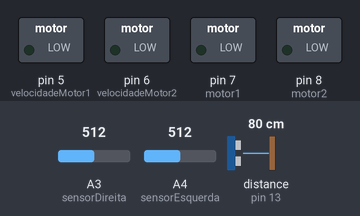
The sketch below on a simulated Arduino Uno, built with avr-gcc and run on an emulated ATmega328P. Parts: switched loads named in the sketch (green lamp = pin HIGH). Dashed ring = blinking. The inputs (shaded band) are chosen by the test bench; at power-on: A3 (sensorDireita) = 512, distance to the obstacle (sensor on pin 13) 80 cm, A4 (sensorEsquerda) = 512. The echo pulse lasts 58.3 µs per cm; pins used as bus, display or sensor lines are not drawn.

Above: at 1.2 s.
1.3 s: A3 (sensorDireita) set to 733
2.8 s: A3 (sensorDireita) set to 765
At 4.0 s:
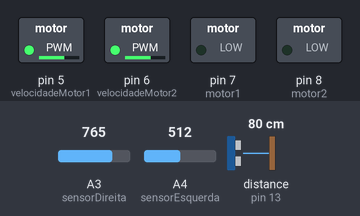
4.3 s: distance to the obstacle (sensor on pin 13) set to 250 cm
At 5.8 s:
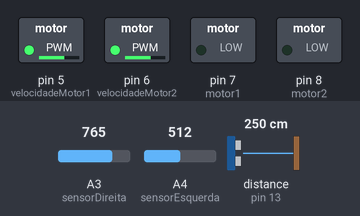
7.4 s: A4 (sensorEsquerda) set to 900
At 8.4 s:
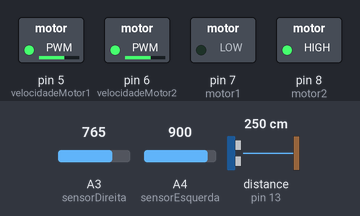
10.5 s: distance to the obstacle (sensor on pin 13) set to 299 cm
At 10.78 s:
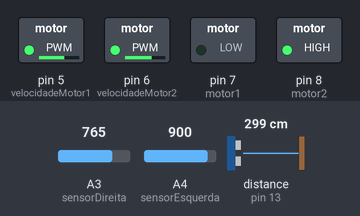
13.6 s: A4 (sensorEsquerda) set to 716
At 14.8 s:
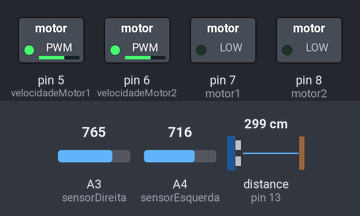
Timing chart, 0 to 17.7 s (numbered marks = the images above; inputs shaded):
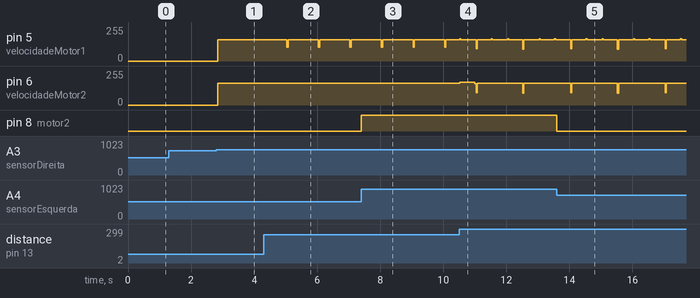

Measured:
- the behaviour switches between 750 and 751 on A3 (sensorDireita) (found by bisection; images 0 and 1)
- after the input at 1.3 s, every drawn part: stays the same
- after the input at 2.8 s, pin 5 (velocidadeMotor1): 0/255 → 161/255 at once; pin 6 (velocidadeMotor2): 0/255 → 163/255 at once
- after the input at 4.3 s, pin 5 (velocidadeMotor1): alternates 161/255 for 0.96 s and 103/255 for 0.04 s, starting after 0.74 s
- after the input at 7.4 s, pin 8 (motor2): LOW → HIGH at once
- after the input at 10.5 s, pin 6 (velocidadeMotor2): 163/255 → 169/255 at once, → 164/255 0.48 s later
- after the input at 13.6 s, pin 8 (motor2): HIGH → LOW at once

The sketch:

seguidor.ino
```cpp
//Inclui bibliotecas
#include <Ultrasonic.h>
#include <TimerOne.h>

//Define os pinos de controle do sensor ultrassonico
#define echoPino 13
#define triggerPino 12
Ultrasonic ultrasonico(12,13);

//Pinos de controle de velocidade do motor no shield recebe valores de 0 a 255
int velocidadeMotor1 = 5;
int velocidadeMotor2 = 6;

//Pinos de controle de sentido da rotação do motor recebe LOW ou HIGH
int motor1 = 7;
int motor2 = 8;

//Pinos analógicos onde os sensores de refletância estão conectados
int sensorDireita = A3;
int sensorEsquerda = A4;

//Variáveis que recebem os valores vindos dos sensores
int valorSensorDireita = 0;
int valorSensorEsquerda = 0;

//Valor médio definido para diferenciar a cor da linha
int valorMedio = 750;

//Armazena valor da distancia de um obstaculo
int distancia = 99;

//Variaveis de controle do metodo de detectar obstaculo
int contador = 0;
int obstaculo = 0;

void setup() {
  //Define se os pinos seráo de saida ou entrada de dados
  pinMode(velocidadeMotor1, OUTPUT);
  pinMode(velocidadeMotor2, OUTPUT);
  pinMode(motor1, OUTPUT);
  pinMode(motor2, OUTPUT);
  pinMode(echoPino, INPUT);
  pinMode(triggerPino, OUTPUT);

  /*Define um tempo especifico para chamar uma função
   *Define a função a ser chamada no tempo definido
  */
  Timer1.initialize(500000);
  Timer1.attachInterrupt(detectarObstaculo);
}
void loop() {
  /*Checa se existe obstaculo a menos de  5 centimetros*/
  if(distancia<21){
    /*Encontrou obstaculo*/
    obstaculo = 1;
    /*Para os motores por 10 segundos*/
    analogWrite (velocidadeMotor1, 0);
    analogWrite (velocidadeMotor2, 0);
    delay(10000);
  }else{
     /*Lê os valores dos sensores de refletância*/
     valorSensorDireita = analogRead(sensorDireita);
     valorSensorEsquerda = analogRead(sensorEsquerda);
     analogWrite (velocidadeMotor1, 0);
     analogWrite (velocidadeMotor2, 0);
     /*Quando ambos os sensores estiverem na linha
     * as rodas giram em sentidos opostos para direcionar o carro para frente
     */
     if((valorSensorDireita>valorMedio)&&(valorSensorEsquerda>valorMedio)){
       analogWrite (velocidadeMotor1, 175);
       analogWrite (velocidadeMotor2, 175);
       digitalWrite(motor1,LOW);
       digitalWrite(motor2,HIGH);
     }
     /*Quando um dos sensores estiver fora linha
     * as rodas giram em sentidos iguais para realizar uma curva
     */
     if((valorSensorDireita>valorMedio)&&(valorSensorEsquerda<valorMedio)){
       analogWrite (velocidadeMotor1, 175);
       analogWrite (velocidadeMotor2, 175);
       digitalWrite(motor1,LOW);
       digitalWrite(motor2,LOW);
     }
     /*Quando um dos sensores estiver fora linha
     * as rodas giram em sentidos iguais para realizar uma curva
     */
     if((valorSensorDireita<valorMedio)&&(valorSensorEsquerda>valorMedio)){
        analogWrite (velocidadeMotor1, 175);
        analogWrite (velocidadeMotor2, 175);
        digitalWrite(motor1,HIGH);
        digitalWrite(motor2,HIGH);
     }
  }
}
void detectarObstaculo(){
  //Só faz a leitura se não houver detectado obstaculo
  if(obstaculo == 1){
    //Contador para controlar o tempo de leitura
    if(contador<=40){
      obstaculo = 1;
      contador++;
      //Apos 10 segundos ele libera distancia para movimentar os motores
      if(contador==20){
        distancia = 99;
      }
    }else{
      //Reseta para permitir novas leituras
      contador = 0;
      obstaculo = 0;
    }
  }else{
    //Desliga o pino e calcula o tempo de resposta entre pino baixo e alto
    digitalWrite(triggerPino, LOW);
    delayMicroseconds(2);
    digitalWrite(triggerPino, HIGH);
    delayMicroseconds(10);
    digitalWrite(triggerPino, LOW);
    //Calcula a distância do objeto
    distancia = ultrasonico.Ranging(CM);
  }
}
```
